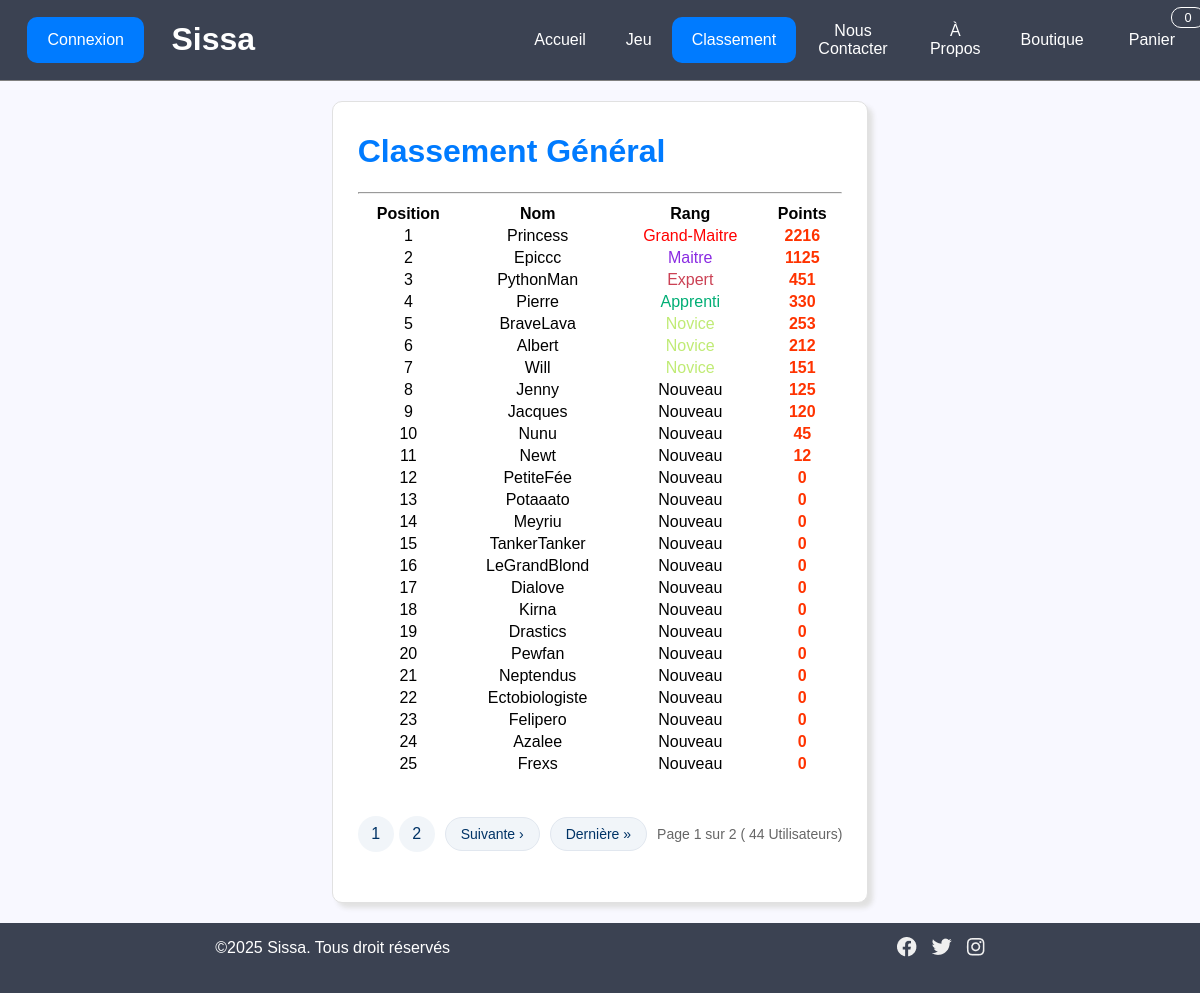
The page /Projet/pages/classement.php on the database its author committed.
### tables this page shows
CREATE TABLE Utilisateur(
   idUtilisateur INT AUTO_INCREMENT,
   nom VARCHAR(50) NOT NULL,
   points INT NOT NULL,
   identifiant VARCHAR(50),
   mdp VARCHAR(50) NOT NULL,
   type CHAR(5) NOT NULL,
   idRang INT NOT NULL,
   PRIMARY KEY(idUtilisateur),
   FOREIGN KEY(idRang) REFERENCES Rang(idRang)
);

CREATE TABLE Rang(
   idRang INT AUTO_INCREMENT,
   nomRang VARCHAR(20) NOT NULL,
   points_minimum INT NOT NULL,
   couleur_rang CHAR(7) NOT NULL,
   PRIMARY KEY(idRang)
);

### Projet/pages/classement.php (the view, shortened to what this page needs)
<!DOCTYPE html>
<html lang="fr">
<head>
    <?php
        include("../common/styles.php")
    ?>
    <link rel="stylesheet" href="shop.css">
</head>
<body>
    <?php
        include("../common/nav.php");
        require_once("../admin/pagination.php");
    ?>
    <div class="content">
        <div class="leaderboard-global-wrapper">
        <div class="leaderboard">
        <div class="leaderboard-head">
            <h1 >Classement Général</h1>
            <hr>
        </div>
        <?php
        $db = connect();
        try{
            $page = 1;
            $stmt = $db->prepare("SELECT u.identifiant as name,u.points as pts,r.couleur_rang as couleur,r.nomRang as rang FROM utilisateur u inner join rang r on r.idRang = u.idRang order by u.points DESC
            limit ?, ?");
            $page_size =  $GLOBALS['user_per_page'];
            $debut =($page-1) * $page_size;
            $stmt->bindParam(1,$debut, PDO::PARAM_INT);
            $stmt->bindParam(2,$page_size, PDO::PARAM_INT);
            $stmt->execute();
            $result = $stmt->fetchAll(PDO::FETCH_ASSOC);
            $i=($page-1)*$page_size +1;
            echo "<table>";
            echo "<thead><tr class=\"leaderboard-element\"><th>Position</th><th>Nom</th><th>Rang</th><th>Points</th></tr></thead>";
            foreach($result as $user){
                $name = $user['name'];
                $pts = $user['pts'];
                $color = $user['couleur'];
                $rang = $user['rang'];
                echo "<tr class=\"leaderboard-element\"><td>$i</td><td>$name</td> <td style = \"color:$color;\">$rang</td> <td class =\"leaderboard-pts\">$pts</td></tr>";
                $i=$i+1;
            }
            echo "</table>";
        }catch(PDOException $e){
            header("Location: ../pages/error_page.php");
            exit();
        }
        ?>
        </div>
        </div>
    </div>
    <?php
        include("../common/footer.php");
    ?>
</body>
</html>

### Projet/pages/palette.css (style rules this page uses)
:root { --sissa_dark_blue: #3b4252; --sissa_light_blue: #007BFF; --sissa_night_sky: #003366; --sissa_error_red: #d9534f; }

### Projet/pages/style.css (style rules this page uses)
html { height: 100%; margin: 0; padding: 0; background-color: ghostwhite; }
body { font-family: Helvetica, sans-serif; height: 100%; margin: 0; padding: 0; display: table; width: 100%; }
.content { padding: 20px; text-align: center; }
.leaderboard { display: grid; height: fit-content; border: 1px solid #e1e1e1; border-radius: 10px; position: relative; background: white; flex-direction: column; padding: 10px 25px; box-shadow: 5px 5px 5px #e1e1e1; }
.leaderboard-head { color: var(--sissa_light_blue); grid-row: 1; text-align: left; }
.leaderboard-head h1 { color: var(--sissa_light_blue); }
.leaderboard-element { border-bottom: #e1e1e1 solid 1px; display: table-row; width: 12vw; font-size: medium; }
.leaderboard-pts { color: #ff3300; font-weight: bold; }
.leaderboard-global-wrapper { display: flex; justify-content: center; }

### rows shown on the page
utilisateur: identifiant "Princess", idRang.nomRang "Grand-Maitre", points "2216"
utilisateur: identifiant "Epiccc", idRang.nomRang "Maitre", points "1125"
utilisateur: identifiant "PythonMan", idRang.nomRang "Expert", points "451"
utilisateur: identifiant "Pierre", idRang.nomRang "Apprenti", points "330"
utilisateur: identifiant "BraveLava", idRang.nomRang "Novice", points "253"
utilisateur: identifiant "Albert", idRang.nomRang "Novice", points "212"
utilisateur: identifiant "Will", idRang.nomRang "Novice", points "151"
utilisateur: identifiant "Jenny", idRang.nomRang "Nouveau", points "125"
utilisateur: identifiant "Jacques", idRang.nomRang "Nouveau", points "120"
utilisateur: identifiant "Nunu", idRang.nomRang "Nouveau", points "45"
utilisateur: identifiant "Newt", idRang.nomRang "Nouveau", points "12"
utilisateur: identifiant "PetiteFée", idRang.nomRang "Nouveau", points "0"
utilisateur: identifiant "Potaaato", idRang.nomRang "Nouveau", points "0"
utilisateur: identifiant "Meyriu", idRang.nomRang "Nouveau", points "0"
utilisateur: identifiant "TankerTanker", idRang.nomRang "Nouveau", points "0"
utilisateur: identifiant "LeGrandBlond", idRang.nomRang "Nouveau", points "0"
utilisateur: identifiant "Dialove", idRang.nomRang "Nouveau", points "0"
utilisateur: identifiant "Kirna", idRang.nomRang "Nouveau", points "0"
utilisateur: identifiant "Drastics", idRang.nomRang "Nouveau", points "0"
utilisateur: identifiant "Pewfan", idRang.nomRang "Nouveau", points "0"
utilisateur: identifiant "Neptendus", idRang.nomRang "Nouveau", points "0"
utilisateur: identifiant "Ectobiologiste", idRang.nomRang "Nouveau", points "0"
utilisateur: identifiant "Felipero", idRang.nomRang "Nouveau", points "0"
utilisateur: identifiant "Azalee", idRang.nomRang "Nouveau", points "0"
utilisateur: identifiant "Frexs", idRang.nomRang "Nouveau", points "0"

### other values the page prints
$value "Accueil"
$value "Jeu"
$value "Classement"
$value "Nous Contacter"
$value "À Propos"
$value "Boutique"
$page_courante "1"
$nombre_pages "2"
$total_elements "44"
$name "Utilisateurs"
